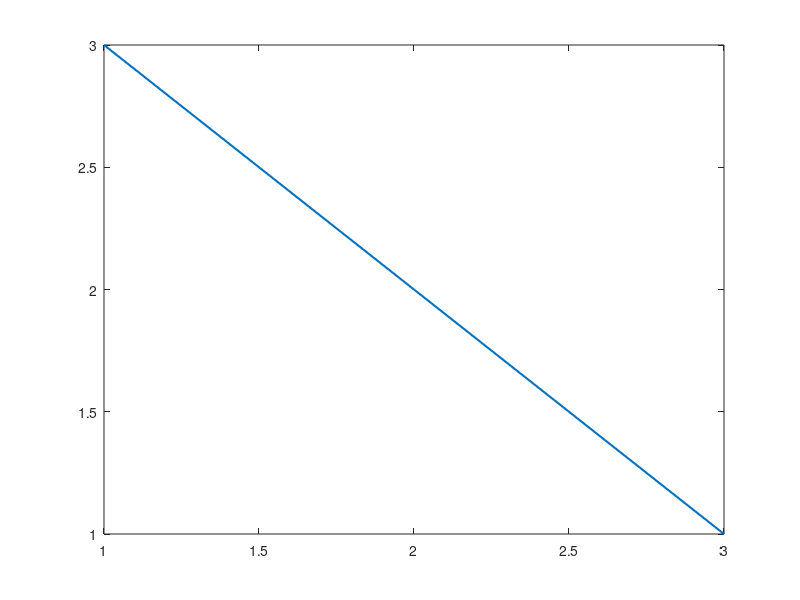

Write MATLAB code to recreate this figure. (Note: this script raises an error after producing the figure.)
projectRoot = fileparts(fileparts(mfilename('fullpath')));
addpath(fullfile(projectRoot, 'src', 'visualization'));

oldVisible = get(0, 'DefaultFigureVisible');
set(0, 'DefaultFigureVisible', 'off');
cleanup = onCleanup(@() set(0, 'DefaultFigureVisible', oldVisible));

fig = figure('Visible', 'off');
plot([1, 2, 3], [3, 2, 1], 'LineWidth', 1.5);

outputDir = fullfile(tempdir, 'code_refactor_project_visualization_test');
outputPath = fullfile(outputDir, 'toy_curve.png');
save_figure_safely(fig, outputPath);

assert(exist(outputPath, 'file') == 2, 'Expected saved figure file was not created.');

close(fig);

fprintf('test_visualization_save_figure passed: figure saved to controlled temp path\n');
